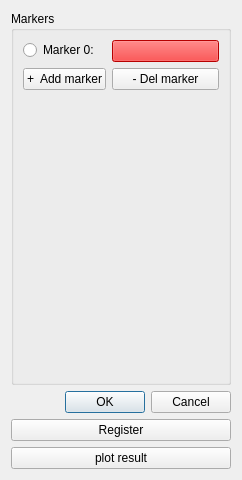
<?xml version="1.0" encoding="UTF-8"?>
<ui version="4.0">
 <class>LandmarkSelector</class>
 <widget class="QDialog" name="LandmarkSelector">
  <property name="geometry">
   <rect>
    <x>0</x>
    <y>0</y>
    <width>242</width>
    <height>480</height>
   </rect>
  </property>
  <property name="windowTitle">
   <string>Dialog</string>
  </property>
  <layout class="QGridLayout" name="gridLayout">
   <item row="0" column="0">
    <widget class="QGroupBox" name="groupBox">
     <property name="title">
      <string>Markers</string>
     </property>
     <layout class="QFormLayout" name="formLayout">
      <item row="2" column="0">
       <widget class="QPushButton" name="addMarkerPushButton">
        <property name="text">
         <string>+  Add marker</string>
        </property>
       </widget>
      </item>
      <item row="3" column="0">
       <spacer name="verticalSpacer">
        <property name="orientation">
         <enum>Qt::Vertical</enum>
        </property>
        <property name="sizeHint" stdset="0">
         <size>
          <width>20</width>
          <height>40</height>
         </size>
        </property>
       </spacer>
      </item>
      <item row="0" column="0">
       <widget class="QRadioButton" name="marker0RadioButton">
        <property name="text">
         <string>Marker 0:</string>
        </property>
       </widget>
      </item>
      <item row="2" column="1">
       <widget class="QPushButton" name="delMarkerPushButton">
        <property name="text">
         <string>- Del marker</string>
        </property>
       </widget>
      </item>
      <item row="0" column="1">
       <widget class="QPushButton" name="marker0ColorBtn">
        <property name="styleSheet">
         <string notr="true">background-color: #ff0000</string>
        </property>
        <property name="text">
         <string/>
        </property>
       </widget>
      </item>
     </layout>
    </widget>
   </item>
   <item row="1" column="0">
    <widget class="QDialogButtonBox" name="buttonBox">
     <property name="orientation">
      <enum>Qt::Horizontal</enum>
     </property>
     <property name="standardButtons">
      <set>QDialogButtonBox::Cancel|QDialogButtonBox::Ok</set>
     </property>
    </widget>
   </item>
   <item row="2" column="0">
    <widget class="QPushButton" name="registerPushButton">
     <property name="text">
      <string>Register</string>
     </property>
    </widget>
   </item>
   <item row="3" column="0">
    <widget class="QPushButton" name="plotResultPushButton">
     <property name="text">
      <string>plot result</string>
     </property>
    </widget>
   </item>
  </layout>
 </widget>
 <resources/>
 <connections>
  <connection>
   <sender>buttonBox</sender>
   <signal>accepted()</signal>
   <receiver>LandmarkSelector</receiver>
   <slot>accept()</slot>
   <hints>
    <hint type="sourcelabel">
     <x>248</x>
     <y>254</y>
    </hint>
    <hint type="destinationlabel">
     <x>157</x>
     <y>274</y>
    </hint>
   </hints>
  </connection>
  <connection>
   <sender>buttonBox</sender>
   <signal>rejected()</signal>
   <receiver>LandmarkSelector</receiver>
   <slot>reject()</slot>
   <hints>
    <hint type="sourcelabel">
     <x>316</x>
     <y>260</y>
    </hint>
    <hint type="destinationlabel">
     <x>286</x>
     <y>274</y>
    </hint>
   </hints>
  </connection>
 </connections>
</ui>
